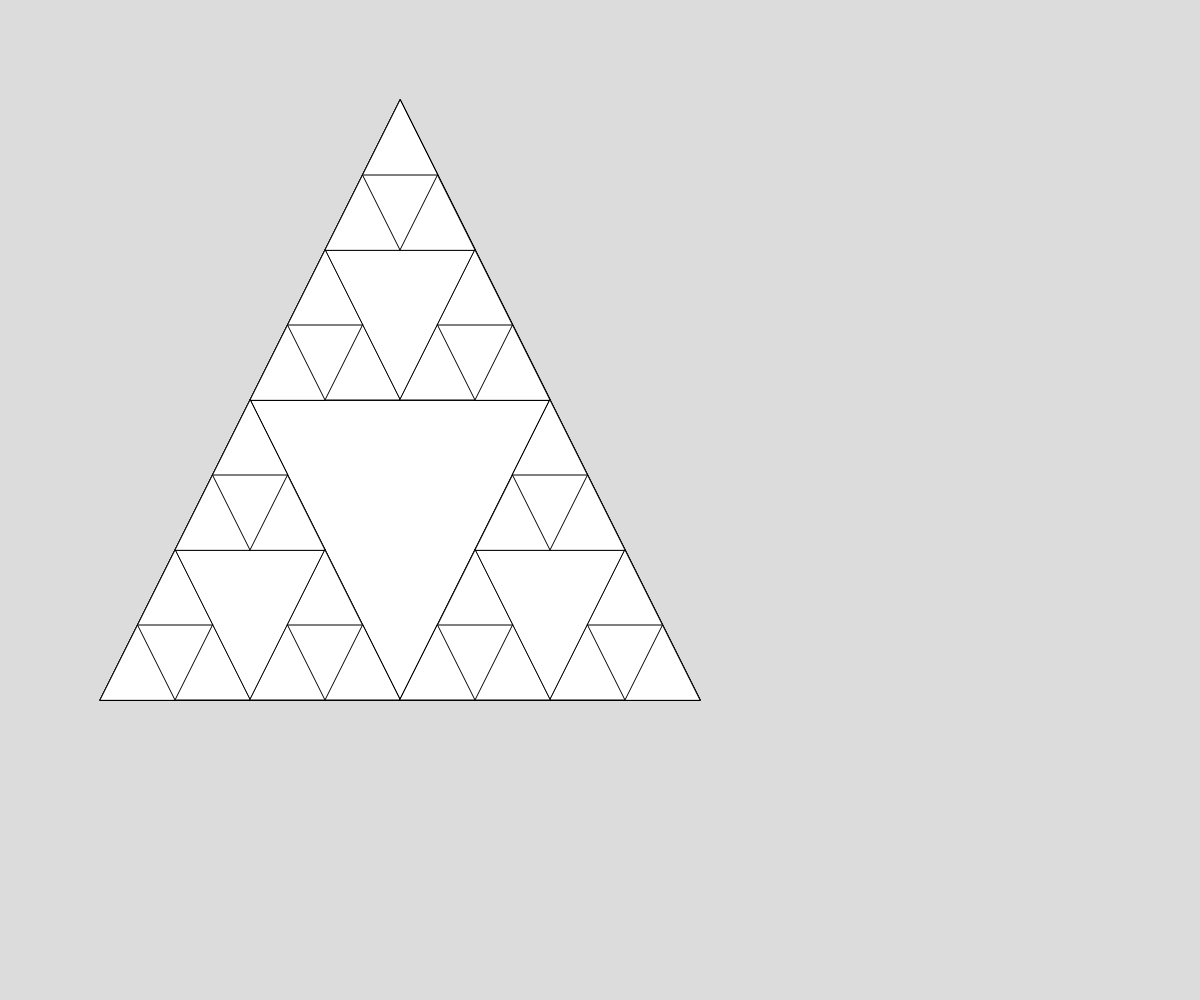
Frame 1 (no input)
Frame 60 (no input): identical to frame 1, image omitted
Frame 120 (the mouse pressed at the canvas centre since frame 60): identical to frame 1, image omitted

The p5.js sketch that drew this single still picture (run headless with seeded random() and noise() and a simulated clock; from frame 60 on, the mouse is pressed at the canvas centre):

// p5.js sketch
// ── sketch.js
// Sierpinski Triangle Demo

let triangleVertices = [
  {x: 400, y: 100},
  {x: 100, y: 700},
  {x: 700, y: 700},
];

function setup() {
  createCanvas(windowWidth, windowHeight);
}

function draw() {
  background(220);
  sierpinski(triangleVertices, 3);
}

function sierpinski(points, degree) {
  triangle(points[0].x, points[0].y, points[1].x, points[1].y, points[2].x, points[2].y);

  //exit clause, if degree is too small
  if (degree > 0) {
    //pattern
    sierpinski([points[0],
                getMidpoint(points[0], points[1]),
                getMidpoint(points[0], points[2])],
                degree - 1);

    sierpinski([points[1],
                getMidpoint(points[0], points[1]),
                getMidpoint(points[1], points[2])],
                degree - 1);

    sierpinski([points[2],
                getMidpoint(points[0], points[2]),
                getMidpoint(points[1], points[2])],
                degree - 1);
  }
}

function getMidpoint(point1, point2) {
  let xDiff = point1.x + point2.x;
  let yDiff = point1.y + point2.y;
  let midpoint = {x: xDiff/2, y: yDiff/2};
  return midpoint;
}
